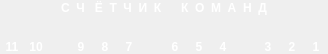
<?xml version="1.0" encoding="UTF-8"?>
<ui version="4.0">
 <class>PCWIdget</class>
 <widget class="QWidget" name="PCWIdget">
  <property name="geometry">
   <rect>
    <x>0</x>
    <y>0</y>
    <width>328</width>
    <height>54</height>
   </rect>
  </property>
  <property name="windowTitle">
   <string>PCWIdget</string>
  </property>
  <layout class="QVBoxLayout" name="verticalLayout">
   <property name="spacing">
    <number>0</number>
   </property>
   <property name="margin">
    <number>0</number>
   </property>
   <item>
    <widget class="QLabel" name="label_38">
     <property name="palette">
      <palette>
       <active>
        <colorrole role="WindowText">
         <brush brushstyle="SolidPattern">
          <color alpha="255">
           <red>255</red>
           <green>255</green>
           <blue>255</blue>
          </color>
         </brush>
        </colorrole>
        <colorrole role="Text">
         <brush brushstyle="SolidPattern">
          <color alpha="255">
           <red>255</red>
           <green>255</green>
           <blue>255</blue>
          </color>
         </brush>
        </colorrole>
        <colorrole role="ButtonText">
         <brush brushstyle="SolidPattern">
          <color alpha="255">
           <red>255</red>
           <green>255</green>
           <blue>255</blue>
          </color>
         </brush>
        </colorrole>
       </active>
       <inactive>
        <colorrole role="WindowText">
         <brush brushstyle="SolidPattern">
          <color alpha="255">
           <red>255</red>
           <green>255</green>
           <blue>255</blue>
          </color>
         </brush>
        </colorrole>
        <colorrole role="Text">
         <brush brushstyle="SolidPattern">
          <color alpha="255">
           <red>255</red>
           <green>255</green>
           <blue>255</blue>
          </color>
         </brush>
        </colorrole>
        <colorrole role="ButtonText">
         <brush brushstyle="SolidPattern">
          <color alpha="255">
           <red>255</red>
           <green>255</green>
           <blue>255</blue>
          </color>
         </brush>
        </colorrole>
       </inactive>
       <disabled>
        <colorrole role="WindowText">
         <brush brushstyle="SolidPattern">
          <color alpha="255">
           <red>106</red>
           <green>104</green>
           <blue>100</blue>
          </color>
         </brush>
        </colorrole>
        <colorrole role="Text">
         <brush brushstyle="SolidPattern">
          <color alpha="255">
           <red>106</red>
           <green>104</green>
           <blue>100</blue>
          </color>
         </brush>
        </colorrole>
        <colorrole role="ButtonText">
         <brush brushstyle="SolidPattern">
          <color alpha="255">
           <red>106</red>
           <green>104</green>
           <blue>100</blue>
          </color>
         </brush>
        </colorrole>
       </disabled>
      </palette>
     </property>
     <property name="font">
      <font>
       <weight>75</weight>
       <bold>true</bold>
      </font>
     </property>
     <property name="text">
      <string>С  Ч   Ё  Т  Ч  И  К      К  О  М  А  Н  Д</string>
     </property>
     <property name="alignment">
      <set>Qt::AlignCenter</set>
     </property>
    </widget>
   </item>
   <item>
    <layout class="QGridLayout" name="gridLayout">
     <property name="spacing">
      <number>0</number>
     </property>
     <item row="0" column="2">
      <spacer name="horizontalSpacer_8">
       <property name="orientation">
        <enum>Qt::Horizontal</enum>
       </property>
       <property name="sizeHint" stdset="0">
        <size>
         <width>40</width>
         <height>20</height>
        </size>
       </property>
      </spacer>
     </item>
     <item row="0" column="10">
      <spacer name="horizontalSpacer_10">
       <property name="orientation">
        <enum>Qt::Horizontal</enum>
       </property>
       <property name="sizeHint" stdset="0">
        <size>
         <width>40</width>
         <height>20</height>
        </size>
       </property>
      </spacer>
     </item>
     <item row="0" column="1">
      <widget class="QLabel" name="lamp9">
       <property name="minimumSize">
        <size>
         <width>24</width>
         <height>24</height>
        </size>
       </property>
       <property name="maximumSize">
        <size>
         <width>24</width>
         <height>24</height>
        </size>
       </property>
       <property name="frameShape">
        <enum>QFrame::NoFrame</enum>
       </property>
       <property name="frameShadow">
        <enum>QFrame::Raised</enum>
       </property>
       <property name="text">
        <string/>
       </property>
       <property name="pixmap">
        <pixmap resource="изображения.qrc">:/Изображения/lamp_off.png</pixmap>
       </property>
       <property name="scaledContents">
        <bool>true</bool>
       </property>
      </widget>
     </item>
     <item row="0" column="12">
      <widget class="QLabel" name="lamp1">
       <property name="minimumSize">
        <size>
         <width>24</width>
         <height>24</height>
        </size>
       </property>
       <property name="maximumSize">
        <size>
         <width>24</width>
         <height>24</height>
        </size>
       </property>
       <property name="frameShape">
        <enum>QFrame::NoFrame</enum>
       </property>
       <property name="frameShadow">
        <enum>QFrame::Raised</enum>
       </property>
       <property name="text">
        <string/>
       </property>
       <property name="pixmap">
        <pixmap resource="изображения.qrc">:/Изображения/lamp_off.png</pixmap>
       </property>
       <property name="scaledContents">
        <bool>true</bool>
       </property>
      </widget>
     </item>
     <item row="0" column="3">
      <widget class="QLabel" name="lamp8">
       <property name="minimumSize">
        <size>
         <width>24</width>
         <height>24</height>
        </size>
       </property>
       <property name="maximumSize">
        <size>
         <width>24</width>
         <height>24</height>
        </size>
       </property>
       <property name="frameShape">
        <enum>QFrame::NoFrame</enum>
       </property>
       <property name="frameShadow">
        <enum>QFrame::Raised</enum>
       </property>
       <property name="text">
        <string/>
       </property>
       <property name="pixmap">
        <pixmap resource="изображения.qrc">:/Изображения/lamp_off.png</pixmap>
       </property>
       <property name="scaledContents">
        <bool>true</bool>
       </property>
      </widget>
     </item>
     <item row="0" column="13">
      <widget class="QLabel" name="lamp0">
       <property name="minimumSize">
        <size>
         <width>24</width>
         <height>24</height>
        </size>
       </property>
       <property name="maximumSize">
        <size>
         <width>24</width>
         <height>24</height>
        </size>
       </property>
       <property name="frameShape">
        <enum>QFrame::NoFrame</enum>
       </property>
       <property name="frameShadow">
        <enum>QFrame::Raised</enum>
       </property>
       <property name="text">
        <string/>
       </property>
       <property name="pixmap">
        <pixmap resource="изображения.qrc">:/Изображения/lamp_off.png</pixmap>
       </property>
       <property name="scaledContents">
        <bool>true</bool>
       </property>
      </widget>
     </item>
     <item row="0" column="7">
      <widget class="QLabel" name="lamp5">
       <property name="minimumSize">
        <size>
         <width>24</width>
         <height>24</height>
        </size>
       </property>
       <property name="maximumSize">
        <size>
         <width>24</width>
         <height>24</height>
        </size>
       </property>
       <property name="frameShape">
        <enum>QFrame::NoFrame</enum>
       </property>
       <property name="frameShadow">
        <enum>QFrame::Raised</enum>
       </property>
       <property name="text">
        <string/>
       </property>
       <property name="pixmap">
        <pixmap resource="изображения.qrc">:/Изображения/lamp_off.png</pixmap>
       </property>
       <property name="scaledContents">
        <bool>true</bool>
       </property>
      </widget>
     </item>
     <item row="0" column="6">
      <spacer name="horizontalSpacer_9">
       <property name="orientation">
        <enum>Qt::Horizontal</enum>
       </property>
       <property name="sizeHint" stdset="0">
        <size>
         <width>40</width>
         <height>20</height>
        </size>
       </property>
      </spacer>
     </item>
     <item row="0" column="0">
      <widget class="QLabel" name="lamp10">
       <property name="minimumSize">
        <size>
         <width>24</width>
         <height>24</height>
        </size>
       </property>
       <property name="maximumSize">
        <size>
         <width>24</width>
         <height>24</height>
        </size>
       </property>
       <property name="frameShape">
        <enum>QFrame::NoFrame</enum>
       </property>
       <property name="frameShadow">
        <enum>QFrame::Raised</enum>
       </property>
       <property name="text">
        <string/>
       </property>
       <property name="pixmap">
        <pixmap resource="изображения.qrc">:/Изображения/lamp_off.png</pixmap>
       </property>
       <property name="scaledContents">
        <bool>true</bool>
       </property>
      </widget>
     </item>
     <item row="0" column="9">
      <widget class="QLabel" name="lamp3">
       <property name="minimumSize">
        <size>
         <width>24</width>
         <height>24</height>
        </size>
       </property>
       <property name="maximumSize">
        <size>
         <width>24</width>
         <height>24</height>
        </size>
       </property>
       <property name="frameShape">
        <enum>QFrame::NoFrame</enum>
       </property>
       <property name="frameShadow">
        <enum>QFrame::Raised</enum>
       </property>
       <property name="lineWidth">
        <number>0</number>
       </property>
       <property name="text">
        <string/>
       </property>
       <property name="pixmap">
        <pixmap resource="изображения.qrc">:/Изображения/lamp_off.png</pixmap>
       </property>
       <property name="scaledContents">
        <bool>true</bool>
       </property>
       <property name="indent">
        <number>0</number>
       </property>
      </widget>
     </item>
     <item row="0" column="11">
      <widget class="QLabel" name="lamp2">
       <property name="minimumSize">
        <size>
         <width>24</width>
         <height>24</height>
        </size>
       </property>
       <property name="maximumSize">
        <size>
         <width>24</width>
         <height>24</height>
        </size>
       </property>
       <property name="frameShape">
        <enum>QFrame::NoFrame</enum>
       </property>
       <property name="frameShadow">
        <enum>QFrame::Raised</enum>
       </property>
       <property name="text">
        <string/>
       </property>
       <property name="pixmap">
        <pixmap resource="изображения.qrc">:/Изображения/lamp_on.png</pixmap>
       </property>
       <property name="scaledContents">
        <bool>true</bool>
       </property>
      </widget>
     </item>
     <item row="0" column="5">
      <widget class="QLabel" name="lamp6">
       <property name="minimumSize">
        <size>
         <width>24</width>
         <height>24</height>
        </size>
       </property>
       <property name="maximumSize">
        <size>
         <width>24</width>
         <height>24</height>
        </size>
       </property>
       <property name="frameShape">
        <enum>QFrame::NoFrame</enum>
       </property>
       <property name="frameShadow">
        <enum>QFrame::Raised</enum>
       </property>
       <property name="text">
        <string/>
       </property>
       <property name="pixmap">
        <pixmap resource="изображения.qrc">:/Изображения/lamp_off.png</pixmap>
       </property>
       <property name="scaledContents">
        <bool>true</bool>
       </property>
      </widget>
     </item>
     <item row="0" column="8">
      <widget class="QLabel" name="lamp4">
       <property name="minimumSize">
        <size>
         <width>24</width>
         <height>24</height>
        </size>
       </property>
       <property name="maximumSize">
        <size>
         <width>24</width>
         <height>24</height>
        </size>
       </property>
       <property name="frameShape">
        <enum>QFrame::NoFrame</enum>
       </property>
       <property name="frameShadow">
        <enum>QFrame::Raised</enum>
       </property>
       <property name="text">
        <string/>
       </property>
       <property name="pixmap">
        <pixmap resource="изображения.qrc">:/Изображения/lamp_off.png</pixmap>
       </property>
       <property name="scaledContents">
        <bool>true</bool>
       </property>
      </widget>
     </item>
     <item row="0" column="4">
      <widget class="QLabel" name="lamp7">
       <property name="minimumSize">
        <size>
         <width>24</width>
         <height>24</height>
        </size>
       </property>
       <property name="maximumSize">
        <size>
         <width>24</width>
         <height>24</height>
        </size>
       </property>
       <property name="frameShape">
        <enum>QFrame::NoFrame</enum>
       </property>
       <property name="frameShadow">
        <enum>QFrame::Raised</enum>
       </property>
       <property name="text">
        <string/>
       </property>
       <property name="pixmap">
        <pixmap resource="изображения.qrc">:/Изображения/lamp_off.png</pixmap>
       </property>
       <property name="scaledContents">
        <bool>true</bool>
       </property>
      </widget>
     </item>
     <item row="1" column="13">
      <widget class="QLabel" name="label_39">
       <property name="palette">
        <palette>
         <active>
          <colorrole role="WindowText">
           <brush brushstyle="SolidPattern">
            <color alpha="255">
             <red>255</red>
             <green>255</green>
             <blue>255</blue>
            </color>
           </brush>
          </colorrole>
          <colorrole role="Text">
           <brush brushstyle="SolidPattern">
            <color alpha="255">
             <red>255</red>
             <green>255</green>
             <blue>255</blue>
            </color>
           </brush>
          </colorrole>
          <colorrole role="ButtonText">
           <brush brushstyle="SolidPattern">
            <color alpha="255">
             <red>255</red>
             <green>255</green>
             <blue>255</blue>
            </color>
           </brush>
          </colorrole>
         </active>
         <inactive>
          <colorrole role="WindowText">
           <brush brushstyle="SolidPattern">
            <color alpha="255">
             <red>255</red>
             <green>255</green>
             <blue>255</blue>
            </color>
           </brush>
          </colorrole>
          <colorrole role="Text">
           <brush brushstyle="SolidPattern">
            <color alpha="255">
             <red>255</red>
             <green>255</green>
             <blue>255</blue>
            </color>
           </brush>
          </colorrole>
          <colorrole role="ButtonText">
           <brush brushstyle="SolidPattern">
            <color alpha="255">
             <red>255</red>
             <green>255</green>
             <blue>255</blue>
            </color>
           </brush>
          </colorrole>
         </inactive>
         <disabled>
          <colorrole role="WindowText">
           <brush brushstyle="SolidPattern">
            <color alpha="255">
             <red>106</red>
             <green>104</green>
             <blue>100</blue>
            </color>
           </brush>
          </colorrole>
          <colorrole role="Text">
           <brush brushstyle="SolidPattern">
            <color alpha="255">
             <red>106</red>
             <green>104</green>
             <blue>100</blue>
            </color>
           </brush>
          </colorrole>
          <colorrole role="ButtonText">
           <brush brushstyle="SolidPattern">
            <color alpha="255">
             <red>106</red>
             <green>104</green>
             <blue>100</blue>
            </color>
           </brush>
          </colorrole>
         </disabled>
        </palette>
       </property>
       <property name="font">
        <font>
         <weight>75</weight>
         <bold>true</bold>
        </font>
       </property>
       <property name="text">
        <string>1</string>
       </property>
       <property name="alignment">
        <set>Qt::AlignCenter</set>
       </property>
      </widget>
     </item>
     <item row="1" column="12">
      <widget class="QLabel" name="label_40">
       <property name="palette">
        <palette>
         <active>
          <colorrole role="WindowText">
           <brush brushstyle="SolidPattern">
            <color alpha="255">
             <red>255</red>
             <green>255</green>
             <blue>255</blue>
            </color>
           </brush>
          </colorrole>
          <colorrole role="Text">
           <brush brushstyle="SolidPattern">
            <color alpha="255">
             <red>255</red>
             <green>255</green>
             <blue>255</blue>
            </color>
           </brush>
          </colorrole>
          <colorrole role="ButtonText">
           <brush brushstyle="SolidPattern">
            <color alpha="255">
             <red>255</red>
             <green>255</green>
             <blue>255</blue>
            </color>
           </brush>
          </colorrole>
         </active>
         <inactive>
          <colorrole role="WindowText">
           <brush brushstyle="SolidPattern">
            <color alpha="255">
             <red>255</red>
             <green>255</green>
             <blue>255</blue>
            </color>
           </brush>
          </colorrole>
          <colorrole role="Text">
           <brush brushstyle="SolidPattern">
            <color alpha="255">
             <red>255</red>
             <green>255</green>
             <blue>255</blue>
            </color>
           </brush>
          </colorrole>
          <colorrole role="ButtonText">
           <brush brushstyle="SolidPattern">
            <color alpha="255">
             <red>255</red>
             <green>255</green>
             <blue>255</blue>
            </color>
           </brush>
          </colorrole>
         </inactive>
         <disabled>
          <colorrole role="WindowText">
           <brush brushstyle="SolidPattern">
            <color alpha="255">
             <red>106</red>
             <green>104</green>
             <blue>100</blue>
            </color>
           </brush>
          </colorrole>
          <colorrole role="Text">
           <brush brushstyle="SolidPattern">
            <color alpha="255">
             <red>106</red>
             <green>104</green>
             <blue>100</blue>
            </color>
           </brush>
          </colorrole>
          <colorrole role="ButtonText">
           <brush brushstyle="SolidPattern">
            <color alpha="255">
             <red>106</red>
             <green>104</green>
             <blue>100</blue>
            </color>
           </brush>
          </colorrole>
         </disabled>
        </palette>
       </property>
       <property name="font">
        <font>
         <weight>75</weight>
         <bold>true</bold>
        </font>
       </property>
       <property name="text">
        <string>2</string>
       </property>
       <property name="alignment">
        <set>Qt::AlignCenter</set>
       </property>
      </widget>
     </item>
     <item row="1" column="11">
      <widget class="QLabel" name="label_41">
       <property name="palette">
        <palette>
         <active>
          <colorrole role="WindowText">
           <brush brushstyle="SolidPattern">
            <color alpha="255">
             <red>255</red>
             <green>255</green>
             <blue>255</blue>
            </color>
           </brush>
          </colorrole>
          <colorrole role="Text">
           <brush brushstyle="SolidPattern">
            <color alpha="255">
             <red>255</red>
             <green>255</green>
             <blue>255</blue>
            </color>
           </brush>
          </colorrole>
          <colorrole role="ButtonText">
           <brush brushstyle="SolidPattern">
            <color alpha="255">
             <red>255</red>
             <green>255</green>
             <blue>255</blue>
            </color>
           </brush>
          </colorrole>
         </active>
         <inactive>
          <colorrole role="WindowText">
           <brush brushstyle="SolidPattern">
            <color alpha="255">
             <red>255</red>
             <green>255</green>
             <blue>255</blue>
            </color>
           </brush>
          </colorrole>
          <colorrole role="Text">
           <brush brushstyle="SolidPattern">
            <color alpha="255">
             <red>255</red>
             <green>255</green>
             <blue>255</blue>
            </color>
           </brush>
          </colorrole>
          <colorrole role="ButtonText">
           <brush brushstyle="SolidPattern">
            <color alpha="255">
             <red>255</red>
             <green>255</green>
             <blue>255</blue>
            </color>
           </brush>
          </colorrole>
         </inactive>
         <disabled>
          <colorrole role="WindowText">
           <brush brushstyle="SolidPattern">
            <color alpha="255">
             <red>106</red>
             <green>104</green>
             <blue>100</blue>
            </color>
           </brush>
          </colorrole>
          <colorrole role="Text">
           <brush brushstyle="SolidPattern">
            <color alpha="255">
             <red>106</red>
             <green>104</green>
             <blue>100</blue>
            </color>
           </brush>
          </colorrole>
          <colorrole role="ButtonText">
           <brush brushstyle="SolidPattern">
            <color alpha="255">
             <red>106</red>
             <green>104</green>
             <blue>100</blue>
            </color>
           </brush>
          </colorrole>
         </disabled>
        </palette>
       </property>
       <property name="font">
        <font>
         <weight>75</weight>
         <bold>true</bold>
        </font>
       </property>
       <property name="text">
        <string>3</string>
       </property>
       <property name="alignment">
        <set>Qt::AlignCenter</set>
       </property>
      </widget>
     </item>
     <item row="1" column="9">
      <widget class="QLabel" name="label_42">
       <property name="palette">
        <palette>
         <active>
          <colorrole role="WindowText">
           <brush brushstyle="SolidPattern">
            <color alpha="255">
             <red>255</red>
             <green>255</green>
             <blue>255</blue>
            </color>
           </brush>
          </colorrole>
          <colorrole role="Text">
           <brush brushstyle="SolidPattern">
            <color alpha="255">
             <red>255</red>
             <green>255</green>
             <blue>255</blue>
            </color>
           </brush>
          </colorrole>
          <colorrole role="ButtonText">
           <brush brushstyle="SolidPattern">
            <color alpha="255">
             <red>255</red>
             <green>255</green>
             <blue>255</blue>
            </color>
           </brush>
          </colorrole>
         </active>
         <inactive>
          <colorrole role="WindowText">
           <brush brushstyle="SolidPattern">
            <color alpha="255">
             <red>255</red>
             <green>255</green>
             <blue>255</blue>
            </color>
           </brush>
          </colorrole>
          <colorrole role="Text">
           <brush brushstyle="SolidPattern">
            <color alpha="255">
             <red>255</red>
             <green>255</green>
             <blue>255</blue>
            </color>
           </brush>
          </colorrole>
          <colorrole role="ButtonText">
           <brush brushstyle="SolidPattern">
            <color alpha="255">
             <red>255</red>
             <green>255</green>
             <blue>255</blue>
            </color>
           </brush>
          </colorrole>
         </inactive>
         <disabled>
          <colorrole role="WindowText">
           <brush brushstyle="SolidPattern">
            <color alpha="255">
             <red>106</red>
             <green>104</green>
             <blue>100</blue>
            </color>
           </brush>
          </colorrole>
          <colorrole role="Text">
           <brush brushstyle="SolidPattern">
            <color alpha="255">
             <red>106</red>
             <green>104</green>
             <blue>100</blue>
            </color>
           </brush>
          </colorrole>
          <colorrole role="ButtonText">
           <brush brushstyle="SolidPattern">
            <color alpha="255">
             <red>106</red>
             <green>104</green>
             <blue>100</blue>
            </color>
           </brush>
          </colorrole>
         </disabled>
        </palette>
       </property>
       <property name="font">
        <font>
         <weight>75</weight>
         <bold>true</bold>
        </font>
       </property>
       <property name="text">
        <string>4</string>
       </property>
       <property name="alignment">
        <set>Qt::AlignCenter</set>
       </property>
      </widget>
     </item>
     <item row="1" column="8">
      <widget class="QLabel" name="label_43">
       <property name="palette">
        <palette>
         <active>
          <colorrole role="WindowText">
           <brush brushstyle="SolidPattern">
            <color alpha="255">
             <red>255</red>
             <green>255</green>
             <blue>255</blue>
            </color>
           </brush>
          </colorrole>
          <colorrole role="Text">
           <brush brushstyle="SolidPattern">
            <color alpha="255">
             <red>255</red>
             <green>255</green>
             <blue>255</blue>
            </color>
           </brush>
          </colorrole>
          <colorrole role="ButtonText">
           <brush brushstyle="SolidPattern">
            <color alpha="255">
             <red>255</red>
             <green>255</green>
             <blue>255</blue>
            </color>
           </brush>
          </colorrole>
         </active>
         <inactive>
          <colorrole role="WindowText">
           <brush brushstyle="SolidPattern">
            <color alpha="255">
             <red>255</red>
             <green>255</green>
             <blue>255</blue>
            </color>
           </brush>
          </colorrole>
          <colorrole role="Text">
           <brush brushstyle="SolidPattern">
            <color alpha="255">
             <red>255</red>
             <green>255</green>
             <blue>255</blue>
            </color>
           </brush>
          </colorrole>
          <colorrole role="ButtonText">
           <brush brushstyle="SolidPattern">
            <color alpha="255">
             <red>255</red>
             <green>255</green>
             <blue>255</blue>
            </color>
           </brush>
          </colorrole>
         </inactive>
         <disabled>
          <colorrole role="WindowText">
           <brush brushstyle="SolidPattern">
            <color alpha="255">
             <red>106</red>
             <green>104</green>
             <blue>100</blue>
            </color>
           </brush>
          </colorrole>
          <colorrole role="Text">
           <brush brushstyle="SolidPattern">
            <color alpha="255">
             <red>106</red>
             <green>104</green>
             <blue>100</blue>
            </color>
           </brush>
          </colorrole>
          <colorrole role="ButtonText">
           <brush brushstyle="SolidPattern">
            <color alpha="255">
             <red>106</red>
             <green>104</green>
             <blue>100</blue>
            </color>
           </brush>
          </colorrole>
         </disabled>
        </palette>
       </property>
       <property name="font">
        <font>
         <weight>75</weight>
         <bold>true</bold>
        </font>
       </property>
       <property name="text">
        <string>5</string>
       </property>
       <property name="alignment">
        <set>Qt::AlignCenter</set>
       </property>
      </widget>
     </item>
     <item row="1" column="7">
      <widget class="QLabel" name="label_44">
       <property name="palette">
        <palette>
         <active>
          <colorrole role="WindowText">
           <brush brushstyle="SolidPattern">
            <color alpha="255">
             <red>255</red>
             <green>255</green>
             <blue>255</blue>
            </color>
           </brush>
          </colorrole>
          <colorrole role="Text">
           <brush brushstyle="SolidPattern">
            <color alpha="255">
             <red>255</red>
             <green>255</green>
             <blue>255</blue>
            </color>
           </brush>
          </colorrole>
          <colorrole role="ButtonText">
           <brush brushstyle="SolidPattern">
            <color alpha="255">
             <red>255</red>
             <green>255</green>
             <blue>255</blue>
            </color>
           </brush>
          </colorrole>
         </active>
         <inactive>
          <colorrole role="WindowText">
           <brush brushstyle="SolidPattern">
            <color alpha="255">
             <red>255</red>
             <green>255</green>
             <blue>255</blue>
            </color>
           </brush>
          </colorrole>
          <colorrole role="Text">
           <brush brushstyle="SolidPattern">
            <color alpha="255">
             <red>255</red>
             <green>255</green>
             <blue>255</blue>
            </color>
           </brush>
          </colorrole>
          <colorrole role="ButtonText">
           <brush brushstyle="SolidPattern">
            <color alpha="255">
             <red>255</red>
             <green>255</green>
             <blue>255</blue>
            </color>
           </brush>
          </colorrole>
         </inactive>
         <disabled>
          <colorrole role="WindowText">
           <brush brushstyle="SolidPattern">
            <color alpha="255">
             <red>106</red>
             <green>104</green>
             <blue>100</blue>
            </color>
           </brush>
          </colorrole>
          <colorrole role="Text">
           <brush brushstyle="SolidPattern">
            <color alpha="255">
             <red>106</red>
             <green>104</green>
             <blue>100</blue>
            </color>
           </brush>
          </colorrole>
          <colorrole role="ButtonText">
           <brush brushstyle="SolidPattern">
            <color alpha="255">
             <red>106</red>
             <green>104</green>
             <blue>100</blue>
            </color>
           </brush>
          </colorrole>
         </disabled>
        </palette>
       </property>
       <property name="font">
        <font>
         <weight>75</weight>
         <bold>true</bold>
        </font>
       </property>
       <property name="text">
        <string>6</string>
       </property>
       <property name="alignment">
        <set>Qt::AlignCenter</set>
       </property>
      </widget>
     </item>
     <item row="1" column="3">
      <widget class="QLabel" name="label_47">
       <property name="palette">
        <palette>
         <active>
          <colorrole role="WindowText">
           <brush brushstyle="SolidPattern">
            <color alpha="255">
             <red>255</red>
             <green>255</green>
             <blue>255</blue>
            </color>
           </brush>
          </colorrole>
          <colorrole role="Text">
           <brush brushstyle="SolidPattern">
            <color alpha="255">
             <red>255</red>
             <green>255</green>
             <blue>255</blue>
            </color>
           </brush>
          </colorrole>
          <colorrole role="ButtonText">
           <brush brushstyle="SolidPattern">
            <color alpha="255">
             <red>255</red>
             <green>255</green>
             <blue>255</blue>
            </color>
           </brush>
          </colorrole>
         </active>
         <inactive>
          <colorrole role="WindowText">
           <brush brushstyle="SolidPattern">
            <color alpha="255">
             <red>255</red>
             <green>255</green>
             <blue>255</blue>
            </color>
           </brush>
          </colorrole>
          <colorrole role="Text">
           <brush brushstyle="SolidPattern">
            <color alpha="255">
             <red>255</red>
             <green>255</green>
             <blue>255</blue>
            </color>
           </brush>
          </colorrole>
          <colorrole role="ButtonText">
           <brush brushstyle="SolidPattern">
            <color alpha="255">
             <red>255</red>
             <green>255</green>
             <blue>255</blue>
            </color>
           </brush>
          </colorrole>
         </inactive>
         <disabled>
          <colorrole role="WindowText">
           <brush brushstyle="SolidPattern">
            <color alpha="255">
             <red>106</red>
             <green>104</green>
             <blue>100</blue>
            </color>
           </brush>
          </colorrole>
          <colorrole role="Text">
           <brush brushstyle="SolidPattern">
            <color alpha="255">
             <red>106</red>
             <green>104</green>
             <blue>100</blue>
            </color>
           </brush>
          </colorrole>
          <colorrole role="ButtonText">
           <brush brushstyle="SolidPattern">
            <color alpha="255">
             <red>106</red>
             <green>104</green>
             <blue>100</blue>
            </color>
           </brush>
          </colorrole>
         </disabled>
        </palette>
       </property>
       <property name="font">
        <font>
         <weight>75</weight>
         <bold>true</bold>
        </font>
       </property>
       <property name="text">
        <string>9</string>
       </property>
       <property name="alignment">
        <set>Qt::AlignCenter</set>
       </property>
      </widget>
     </item>
     <item row="1" column="5">
      <widget class="QLabel" name="label_45">
       <property name="palette">
        <palette>
         <active>
          <colorrole role="WindowText">
           <brush brushstyle="SolidPattern">
            <color alpha="255">
             <red>255</red>
             <green>255</green>
             <blue>255</blue>
            </color>
           </brush>
          </colorrole>
          <colorrole role="Text">
           <brush brushstyle="SolidPattern">
            <color alpha="255">
             <red>255</red>
             <green>255</green>
             <blue>255</blue>
            </color>
           </brush>
          </colorrole>
          <colorrole role="ButtonText">
           <brush brushstyle="SolidPattern">
            <color alpha="255">
             <red>255</red>
             <green>255</green>
             <blue>255</blue>
            </color>
           </brush>
          </colorrole>
         </active>
         <inactive>
          <colorrole role="WindowText">
           <brush brushstyle="SolidPattern">
            <color alpha="255">
             <red>255</red>
             <green>255</green>
             <blue>255</blue>
            </color>
           </brush>
          </colorrole>
          <colorrole role="Text">
           <brush brushstyle="SolidPattern">
            <color alpha="255">
             <red>255</red>
             <green>255</green>
             <blue>255</blue>
            </color>
           </brush>
          </colorrole>
          <colorrole role="ButtonText">
           <brush brushstyle="SolidPattern">
            <color alpha="255">
             <red>255</red>
             <green>255</green>
             <blue>255</blue>
            </color>
           </brush>
          </colorrole>
         </inactive>
         <disabled>
          <colorrole role="WindowText">
           <brush brushstyle="SolidPattern">
            <color alpha="255">
             <red>106</red>
             <green>104</green>
             <blue>100</blue>
            </color>
           </brush>
          </colorrole>
          <colorrole role="Text">
           <brush brushstyle="SolidPattern">
            <color alpha="255">
             <red>106</red>
             <green>104</green>
             <blue>100</blue>
            </color>
           </brush>
          </colorrole>
          <colorrole role="ButtonText">
           <brush brushstyle="SolidPattern">
            <color alpha="255">
             <red>106</red>
             <green>104</green>
             <blue>100</blue>
            </color>
           </brush>
          </colorrole>
         </disabled>
        </palette>
       </property>
       <property name="font">
        <font>
         <weight>75</weight>
         <bold>true</bold>
        </font>
       </property>
       <property name="text">
        <string>7</string>
       </property>
       <property name="alignment">
        <set>Qt::AlignCenter</set>
       </property>
      </widget>
     </item>
     <item row="1" column="4">
      <widget class="QLabel" name="label_46">
       <property name="palette">
        <palette>
         <active>
          <colorrole role="WindowText">
           <brush brushstyle="SolidPattern">
            <color alpha="255">
             <red>255</red>
             <green>255</green>
             <blue>255</blue>
            </color>
           </brush>
          </colorrole>
          <colorrole role="Text">
           <brush brushstyle="SolidPattern">
            <color alpha="255">
             <red>255</red>
             <green>255</green>
             <blue>255</blue>
            </color>
           </brush>
          </colorrole>
          <colorrole role="ButtonText">
           <brush brushstyle="SolidPattern">
            <color alpha="255">
             <red>255</red>
             <green>255</green>
             <blue>255</blue>
            </color>
           </brush>
          </colorrole>
         </active>
         <inactive>
          <colorrole role="WindowText">
           <brush brushstyle="SolidPattern">
            <color alpha="255">
             <red>255</red>
             <green>255</green>
             <blue>255</blue>
            </color>
           </brush>
          </colorrole>
          <colorrole role="Text">
           <brush brushstyle="SolidPattern">
            <color alpha="255">
             <red>255</red>
             <green>255</green>
             <blue>255</blue>
            </color>
           </brush>
          </colorrole>
          <colorrole role="ButtonText">
           <brush brushstyle="SolidPattern">
            <color alpha="255">
             <red>255</red>
             <green>255</green>
             <blue>255</blue>
            </color>
           </brush>
          </colorrole>
         </inactive>
         <disabled>
          <colorrole role="WindowText">
           <brush brushstyle="SolidPattern">
            <color alpha="255">
             <red>106</red>
             <green>104</green>
             <blue>100</blue>
            </color>
           </brush>
          </colorrole>
          <colorrole role="Text">
           <brush brushstyle="SolidPattern">
            <color alpha="255">
             <red>106</red>
             <green>104</green>
             <blue>100</blue>
            </color>
           </brush>
          </colorrole>
          <colorrole role="ButtonText">
           <brush brushstyle="SolidPattern">
            <color alpha="255">
             <red>106</red>
             <green>104</green>
             <blue>100</blue>
            </color>
           </brush>
          </colorrole>
         </disabled>
        </palette>
       </property>
       <property name="font">
        <font>
         <weight>75</weight>
         <bold>true</bold>
        </font>
       </property>
       <property name="text">
        <string>8</string>
       </property>
       <property name="alignment">
        <set>Qt::AlignCenter</set>
       </property>
      </widget>
     </item>
     <item row="1" column="1">
      <widget class="QLabel" name="label_48">
       <property name="palette">
        <palette>
         <active>
          <colorrole role="WindowText">
           <brush brushstyle="SolidPattern">
            <color alpha="255">
             <red>255</red>
             <green>255</green>
             <blue>255</blue>
            </color>
           </brush>
          </colorrole>
          <colorrole role="Text">
           <brush brushstyle="SolidPattern">
            <color alpha="255">
             <red>255</red>
             <green>255</green>
             <blue>255</blue>
            </color>
           </brush>
          </colorrole>
          <colorrole role="ButtonText">
           <brush brushstyle="SolidPattern">
            <color alpha="255">
             <red>255</red>
             <green>255</green>
             <blue>255</blue>
            </color>
           </brush>
          </colorrole>
         </active>
         <inactive>
          <colorrole role="WindowText">
           <brush brushstyle="SolidPattern">
            <color alpha="255">
             <red>255</red>
             <green>255</green>
             <blue>255</blue>
            </color>
           </brush>
          </colorrole>
          <colorrole role="Text">
           <brush brushstyle="SolidPattern">
            <color alpha="255">
             <red>255</red>
             <green>255</green>
             <blue>255</blue>
            </color>
           </brush>
          </colorrole>
          <colorrole role="ButtonText">
           <brush brushstyle="SolidPattern">
            <color alpha="255">
             <red>255</red>
             <green>255</green>
             <blue>255</blue>
            </color>
           </brush>
          </colorrole>
         </inactive>
         <disabled>
          <colorrole role="WindowText">
           <brush brushstyle="SolidPattern">
            <color alpha="255">
             <red>106</red>
             <green>104</green>
             <blue>100</blue>
            </color>
           </brush>
          </colorrole>
          <colorrole role="Text">
           <brush brushstyle="SolidPattern">
            <color alpha="255">
             <red>106</red>
             <green>104</green>
             <blue>100</blue>
            </color>
           </brush>
          </colorrole>
          <colorrole role="ButtonText">
           <brush brushstyle="SolidPattern">
            <color alpha="255">
             <red>106</red>
             <green>104</green>
             <blue>100</blue>
            </color>
           </brush>
          </colorrole>
         </disabled>
        </palette>
       </property>
       <property name="font">
        <font>
         <weight>75</weight>
         <bold>true</bold>
        </font>
       </property>
       <property name="text">
        <string>10</string>
       </property>
       <property name="alignment">
        <set>Qt::AlignCenter</set>
       </property>
      </widget>
     </item>
     <item row="1" column="0">
      <widget class="QLabel" name="label_49">
       <property name="palette">
        <palette>
         <active>
          <colorrole role="WindowText">
           <brush brushstyle="SolidPattern">
            <color alpha="255">
             <red>255</red>
             <green>255</green>
             <blue>255</blue>
            </color>
           </brush>
          </colorrole>
          <colorrole role="Text">
           <brush brushstyle="SolidPattern">
            <color alpha="255">
             <red>255</red>
             <green>255</green>
             <blue>255</blue>
            </color>
           </brush>
          </colorrole>
          <colorrole role="ButtonText">
           <brush brushstyle="SolidPattern">
            <color alpha="255">
             <red>255</red>
             <green>255</green>
             <blue>255</blue>
            </color>
           </brush>
          </colorrole>
         </active>
         <inactive>
          <colorrole role="WindowText">
           <brush brushstyle="SolidPattern">
            <color alpha="255">
             <red>255</red>
             <green>255</green>
             <blue>255</blue>
            </color>
           </brush>
          </colorrole>
          <colorrole role="Text">
           <brush brushstyle="SolidPattern">
            <color alpha="255">
             <red>255</red>
             <green>255</green>
             <blue>255</blue>
            </color>
           </brush>
          </colorrole>
          <colorrole role="ButtonText">
           <brush brushstyle="SolidPattern">
            <color alpha="255">
             <red>255</red>
             <green>255</green>
             <blue>255</blue>
            </color>
           </brush>
          </colorrole>
         </inactive>
         <disabled>
          <colorrole role="WindowText">
           <brush brushstyle="SolidPattern">
            <color alpha="255">
             <red>106</red>
             <green>104</green>
             <blue>100</blue>
            </color>
           </brush>
          </colorrole>
          <colorrole role="Text">
           <brush brushstyle="SolidPattern">
            <color alpha="255">
             <red>106</red>
             <green>104</green>
             <blue>100</blue>
            </color>
           </brush>
          </colorrole>
          <colorrole role="ButtonText">
           <brush brushstyle="SolidPattern">
            <color alpha="255">
             <red>106</red>
             <green>104</green>
             <blue>100</blue>
            </color>
           </brush>
          </colorrole>
         </disabled>
        </palette>
       </property>
       <property name="font">
        <font>
         <weight>75</weight>
         <bold>true</bold>
        </font>
       </property>
       <property name="text">
        <string>11</string>
       </property>
       <property name="alignment">
        <set>Qt::AlignCenter</set>
       </property>
      </widget>
     </item>
    </layout>
   </item>
  </layout>
 </widget>
 <resources>
  <include location="изображения.qrc"/>
 </resources>
 <connections/>
</ui>
